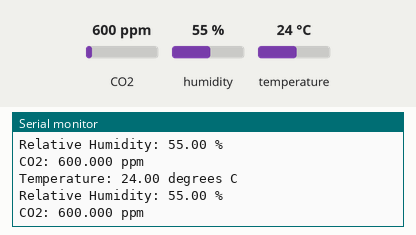
This sketch was run on a simulated Arduino Leonardo, built for the host (arithmetic inside an expression is 32-bit, double 64-bit). On the bench: the last lines printed to the serial monitor. The inputs (shaded band) are chosen by the test bench; at power-on: CO2 600 ppm, humidity 55 %, temperature 24 °C.

Above: at 1.2 s.
1.3 s: CO2 set to 452 ppm
At 2.37 s:
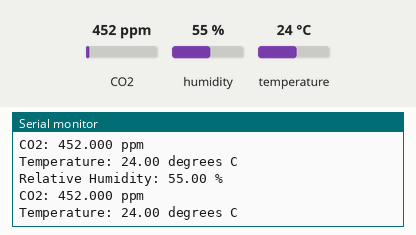
2.8 s: humidity set to 22 %
At 2.88 s:
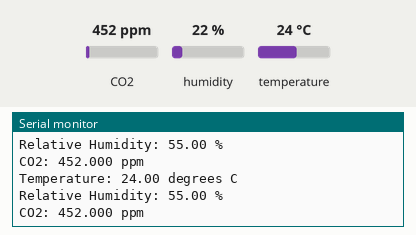
4.3 s: temperature set to 12 °C
At 4.82 s:
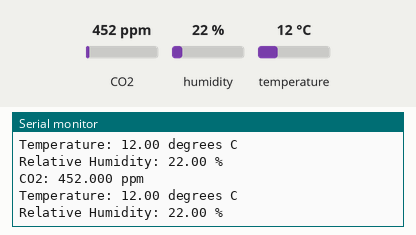

The sketch:

sensor_tuning.ino
```cpp
// Demo of the available settings for the SCD30
#include <Adafruit_SCD30.h>

Adafruit_SCD30  scd30;

void setup(void) {
  Serial.begin(115200);
  while (!Serial) delay(10);     // will pause Zero, Leonardo, etc until serial console opens

  Serial.println("Adafruit SCD30 Sensor adjustment test!");

  // Try to initialize!
  if (!scd30.begin()) {
    Serial.println("Failed to find SCD30 chip");
    while (1) { delay(10); }
  }
  Serial.println("SCD30 Found!");

  /***
   * The code below will report the current settings for each of the
   * settings that can be changed. To see how they work, uncomment the setting
   * code above a status message and adjust the value
   *
   * **Note:** Since Automatic self calibration and forcing recalibration with
   * a reference value overwrite each other, you should only set one or the other
  ***/


  /*** Adjust the rate at which measurements are taken, from 2-1800 seconds */
  // if (!scd30.setMeasurementInterval(5)) {
  //   Serial.println("Failed to set measurement interval");
  //   while(1){ delay(10);}
  // }
  Serial.print("\nMeasurement interval: ");
  Serial.print(scd30.getMeasurementInterval());
  Serial.println(" seconds");


  /*** Restart continuous measurement with a pressure offset from 700 to 1400 millibar.
   * Giving no argument or setting the offset to 0 will disable offset correction
   */
  // if (!scd30.startContinuousMeasurement(15)){
  //   Serial.println("Failed to set ambient pressure offset");
  //   while(1){ delay(10);}
  // }
  Serial.print("\nAmbient pressure offset: ");
  Serial.print(scd30.getAmbientPressureOffset());
  Serial.println(" mBar");


  /*** Set an altitude offset in meters above sea level.
   * Offset value stored in non-volatile memory of SCD30.
   * Setting an altitude offset will override any pressure offset.
   */
  // if (!scd30.setAltitudeOffset(110)){
  //   Serial.println("Failed to set altitude offset");
  //   while(1){ delay(10);}
  // }
  Serial.print("\nAltitude offset: ");
  Serial.print(scd30.getAltitudeOffset());
  Serial.println(" meters");


  /*** Set a temperature offset in hundredths of a degree celcius.
   * Offset value stored in non-volatile memory of SCD30.
   */
  // if (!scd30.setTemperatureOffset(1984)){ // 19.84 degrees celcius
  //   Serial.println("Failed to set temperature offset");
  //   while(1){ delay(10);}
  // }
  Serial.print("\nTemperature offset: ");
  Serial.print((float)scd30.getTemperatureOffset()/100.0);
  Serial.println(" degrees C");


  /*** Force the sensor to recalibrate with the given reference value
   * from 400-2000 ppm. Writing a recalibration reference will overwrite
   * any previous self calibration values.
   * Reference value stored in non-volatile memory of SCD30.
   */
  // if (!scd30.forceRecalibrationWithReference(400)){
  //   Serial.println("Failed to force recalibration with reference");
  //   while(1) { delay(10); }
  // }
  Serial.print("\nForced Recalibration reference: ");
  Serial.print(scd30.getForcedCalibrationReference());
  Serial.println(" ppm");


  /*** Enable or disable automatic self calibration (ASC).
   * Parameter stored in non-volatile memory of SCD30.
   * Enabling self calibration will override any previously set
   * forced calibration value.
   * ASC needs continuous operation with at least 1 hour
   * 400ppm CO2 concentration daily.
   */
  // if (!scd30.selfCalibrationEnabled(true)){
  //   Serial.println("Failed to enable or disable self calibration");
  //   while(1) { delay(10); }
  // }
  if (scd30.selfCalibrationEnabled()) {
    Serial.print("Self calibration enabled");
  } else {
    Serial.print("Self calibration disabled");
  }

  Serial.println("\n\n");
}

void loop() {
  if (scd30.dataReady()) {

    if (!scd30.read()){
      Serial.println("Error reading sensor data");
      return;
    }

    Serial.print("Temperature: ");
    Serial.print(scd30.temperature);
    Serial.println(" degrees C");

    Serial.print("Relative Humidity: ");
    Serial.print(scd30.relative_humidity);
    Serial.println(" %");

    Serial.print("CO2: ");
    Serial.print(scd30.CO2, 3);
    Serial.println(" ppm");
    Serial.println("");
  }

  delay(100);
}
```

Measured:
- after the input at 1.3 s, the serial monitor: prints a new line after 0.05 s (image 1)
- after the input at 4.3 s, the serial monitor: prints a new line at once (image 3)
